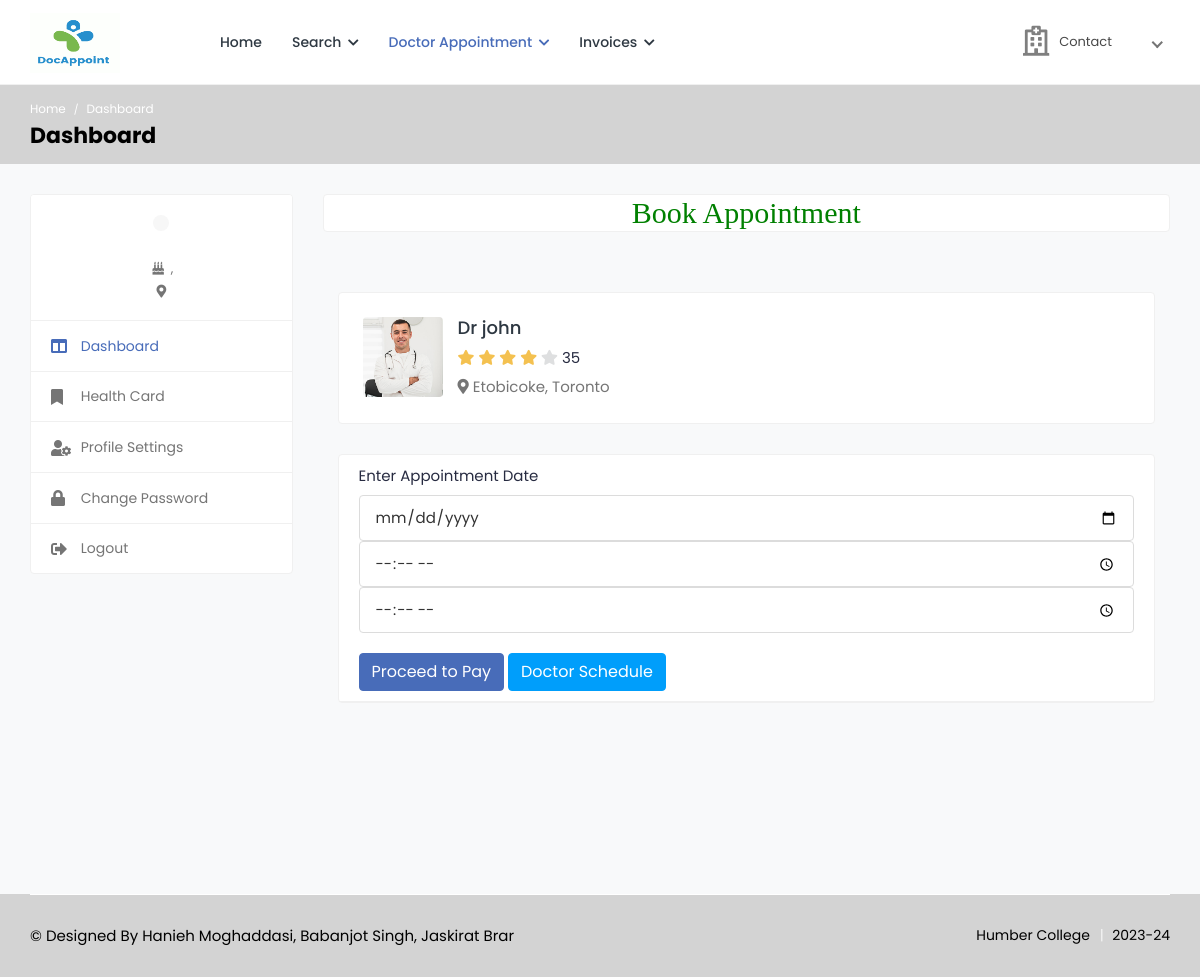
Page /appointment1 on the committed database.
### health/models.py (models this page shows, shortened)
class Doctor(models.Model):
    status = models.CharField(max_length=100,null=True)
    user = models.ForeignKey(User, on_delete=models.CASCADE, null=True)
    mobile_no = models.CharField(max_length=10, null=True, blank=True)
    addr = models.CharField(max_length=100, null=True, blank=True)
    experience = models.CharField(max_length=100, null=True, blank=True)
    specialist = models.CharField(max_length=100, null=True, blank=True)
    service = models.CharField(max_length=100, null=True, blank=True)
    clinic = models.CharField(max_length=100, null=True, blank=True)
    cl_address = models.CharField(max_length=100, null=True, blank=True)
    daystiming = models.CharField(max_length=100, null=True, blank=True)
    timing = models.CharField(max_length=100, null=True, blank=True)
    price = models.CharField(max_length=100, null=True, blank=True)
    date_of_birth = models.DateField(null=True, blank=True)
    gender = models.CharField(max_length=100,choices=gender,null=True, blank=True)
    biography = models.TextField(null=True, blank=True)
    image = models.FileField(null=True, blank=True)

### health/views.py (the view, shortened to what this page needs)
# urls.py: path('appointment<int:pid>', appointment,name="appointment"),
def appointment(request,pid):
    doctor=Doctor.objects.get(id=pid)
    return render(
        request,
        'patient/appointment.html',
        context={'doctor':doctor}
        )

### health/templates/patient/appointment.html (shortened to what this page needs)
{% extends 'patient/sidebar.html' %}
{% load static %}
{% block b %}
<h2 style="font-family:roman;color:green" align="center" class="card">Book Appointment</h2>
<div class="content">
				<div class="container">
					<div class="row">
						<div class="col-12">
							<div class="card">
								<div class="card-body">
									<div class="booking-doc-info">
										<a href="doctor-profile.html" class="booking-doc-img">
											{% if doctor.image %}
											<img src="{{doctor.image.url}}" alt="User Image">
											{% endif %}
										</a>
										<div class="booking-info">
											<h4><a href="doctor-profile.html">Dr {{doctor.user.first_name}}</a></h4>
											<div class="rating">
												<i class="fas fa-star filled"></i>
												<i class="fas fa-star filled"></i>
												<i class="fas fa-star filled"></i>
												<i class="fas fa-star filled"></i>
												<i class="fas fa-star"></i>
												<span class="d-inline-block average-rating">35</span>
											</div>
											<p class="text-muted mb-0"><i class="fas fa-map-marker-alt"></i> {{doctor.addr}}</p>
										</div>
									</div>
								</div>
							</div>
							<div class="card booking-schedule schedule-widget">
								<div class="schedule-header">
									<div class="row">
										<div class="col-md-12">
											<form action="" method="post">
												<div class="form-group">
													<label>Enter Appointment Date</label>
													<input type="date" class="form-control" name="a_date" required>
													<input type="time" class="form-control" name="from_time" required>
													<input type="time" class="form-control" name="to_time" required>
												</div>
                                                <button type="submit"  class="btn btn-primary submit-btn">Proceed to Pay</button>
												<a href="{% url 'display_dr_calender' username=doctor.user.username %}" class="btn btn-info">Doctor Schedule</a>
											</form>
										</div>
									</div>
								</div>
                            </div>
						</div>
					</div>
				</div>
			</div>
		{% endblock %}

### rows in the picture
Doctor: image (picture), user.first_name "john", addr "Etobicoke, Toronto"
